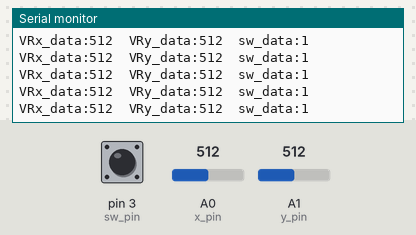
A sketch run on a simulated Arduino Uno, built with avr-gcc and run on an emulated ATmega328P. Shown: the last lines printed to the serial monitor. The inputs (shaded band) are chosen by the test bench; at power-on: A0 (x_pin) = 512, A1 (y_pin) = 512, pin 3 (sw_pin) HIGH.

Above: at 1.2 s.
1.3 s: A0 (x_pin) set to 1023
At 1.32 s:
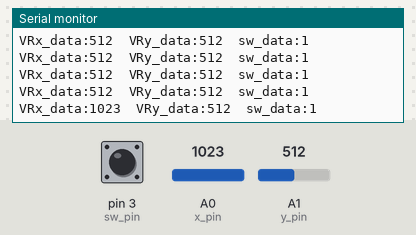
4.3 s: A1 (y_pin) set to 0
At 4.34 s:
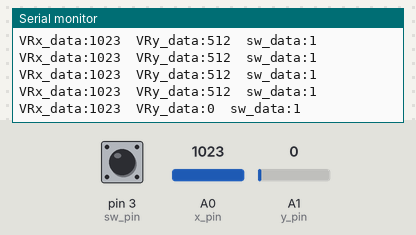
7.3 s: pin 3 (sw_pin) pulled LOW for 0.15 s
At 7.37 s:
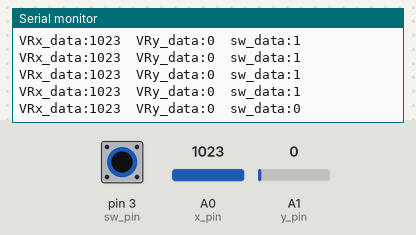
8.9 s: A1 (y_pin) set to 122
At 8.98 s:
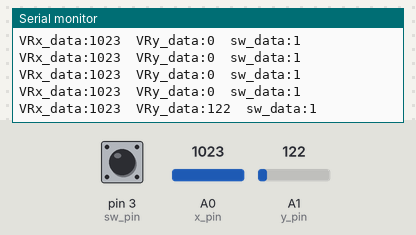
10.4 s: pin 3 (sw_pin) pulled LOW for 1 s
At 10.49 s:
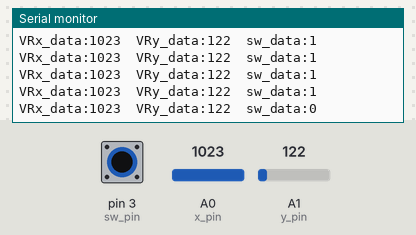
12.9 s: A1 (y_pin) set to 1023
At 12.91 s:
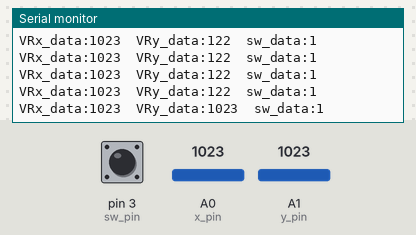
Timing chart, 0 to 15.9 s (numbered marks = the images above; inputs shaded):
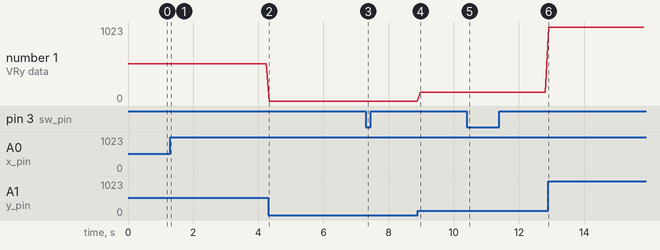

The sketch:

Joystick_with_Arduino.ino
```cpp
int x_pin = A0;
int y_pin = A1;
int sw_pin = 3;

void setup()
{
  Serial.begin(9600);
  pinMode(A0, INPUT);
  pinMode(A1, INPUT);
  pinMode(3, INPUT);
  digitalWrite(3, HIGH);
}

void loop()
{
 int VRx_data = analogRead(A0);
 int VRy_data = analogRead(A1);
 int sw_data = digitalRead(3);

 Serial.print("VRx_data:");
 Serial.print(VRx_data);
 Serial.print("\t");
 Serial.print("VRy_data:");
 Serial.print(VRy_data);
 Serial.print("\t");
 Serial.print("sw_data:");
 Serial.println(sw_data);
 delay(100);

}
```

Measured:
- after the input at 1.3 s, the serial monitor: prints a new line at once (image 1)
- after the input at 4.3 s, the serial monitor: prints a new line at once (image 2)
- after the input at 7.3 s, the serial monitor: prints a new line after 0.06 s (image 3)
- after the input at 8.9 s, the serial monitor: prints a new line after 0.08 s (image 4)
- after the input at 10.4 s, the serial monitor: prints a new line after 0.09 s (image 5)
- after the input at 12.9 s, the serial monitor: prints a new line at once (image 6)
- plotted number 1: 512 → 0 after the input at 4.3 s, 0 → 122 after the input at 8.9 s
